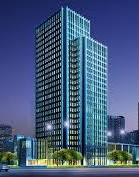
#> input picture day3/image1.jpg, 139 x 177 px
$ python bruteforce.py
#> lines starting #> are read from the running program, lines starting #| are printed output that depends on the picture
import cv2
import matplotlib.pyplot as plt
img1=cv2.imread("image1.jpg")
#> img1 is the input picture: shape (177, 139, 3); mean B, G, R 124.2, 90.3, 69.4
img2=cv2.imread("image2.jpg")
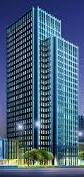
#> input picture day3/image2.jpg, 84 x 177 px
#> img2 is the input picture: shape (177, 84, 3); mean B, G, R 120.1, 95.2, 68.9
orb=cv2.ORB_create()
kp1,des1=orb.detectAndCompute(img1,None)
#> kp1 = 284 keypoints; strongest (x, y, size): (70, 137, 31), (70, 132, 31), (68, 132, 31), (70, 110, 31)
kp2,des2=orb.detectAndCompute(img2,None)
#> kp2 = 193 keypoints; strongest (x, y, size): (41, 134, 31), (41, 132, 31), (41, 142, 31), (39, 132, 31)
Brute_Force=cv2.BFMatcher(cv2.NORM_HAMMING,crossCheck=True)
matches=Brute_Force.match(des1,des2)
#> matches = 105 matches
matches=sorted(matches,key=lambda x:x.distance)
result=cv2.drawMatches(img1,kp1,img2,kp2,matches[:30],None,flags=0)
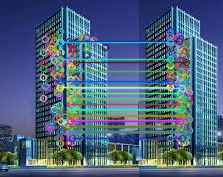
#> result: shape (177, 223, 3); mean B, G, R 125.4, 99.9, 77
plt.imshow(cv2.cvtColor(result,cv2.COLOR_BGR2GRAY))
plt.show()
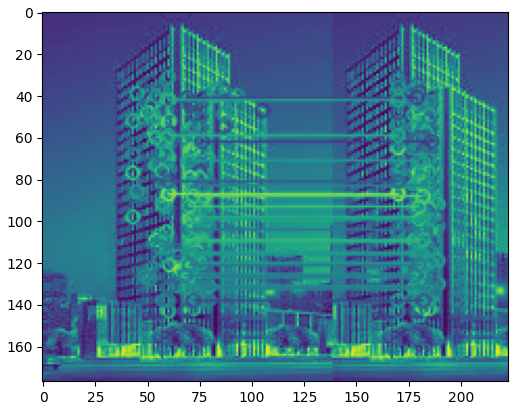
#> figure drawn by matplotlib, 1 panel
